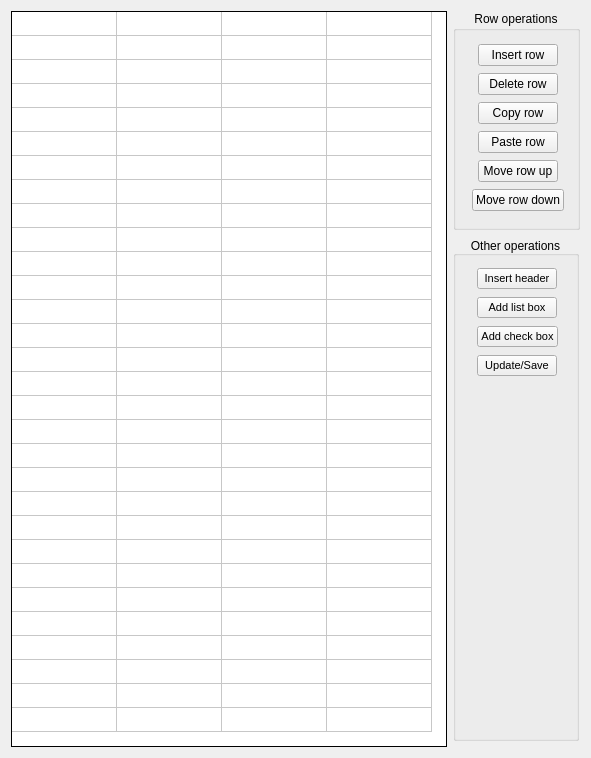
     <widget class="QWidget" name="tab_2">
      <property name="autoFillBackground">
       <bool>true</bool>
      </property>
      <attribute name="title">
       <string>Input Parameters</string>
      </attribute>
      <layout class="QGridLayout" name="gridLayout_4">
       <item row="0" column="1">
        <widget class="QGroupBox" name="groupBox_8">
         <property name="sizePolicy">
          <sizepolicy hsizetype="Fixed" vsizetype="Fixed">
           <horstretch>0</horstretch>
           <verstretch>0</verstretch>
          </sizepolicy>
         </property>
         <property name="minimumSize">
          <size>
           <width>127</width>
           <height>219</height>
          </size>
         </property>
         <property name="title">
          <string>Row operations</string>
         </property>
         <property name="alignment">
          <set>Qt::AlignHCenter|Qt::AlignTop</set>
         </property>
         <widget class="QWidget" name="layoutWidget">
          <property name="geometry">
           <rect>
            <x>6</x>
            <y>26</y>
            <width>119</width>
            <height>183</height>
           </rect>
          </property>
          <layout class="QVBoxLayout" name="verticalLayout">
           <property name="spacing">
            <number>1</number>
           </property>
           <property name="leftMargin">
            <number>1</number>
           </property>
           <property name="topMargin">
            <number>1</number>
           </property>
           <property name="rightMargin">
            <number>1</number>
           </property>
           <property name="bottomMargin">
            <number>1</number>
           </property>
           <item alignment="Qt::AlignHCenter">
            <widget class="QPushButton" name="insertRowButton">
             <property name="toolTip">
              <string>&lt;html&gt;&lt;head/&gt;&lt;body&gt;&lt;p&gt;Inserts a row above the selected row. To select a row, left-click mouse on any cell within the desired row.&lt;/p&gt;&lt;/body&gt;&lt;/html&gt;</string>
             </property>
             <property name="text">
              <string>Insert row</string>
             </property>
            </widget>
           </item>
           <item alignment="Qt::AlignHCenter">
            <widget class="QPushButton" name="deleteRowButton">
             <property name="toolTip">
              <string>&lt;html&gt;&lt;head/&gt;&lt;body&gt;&lt;p&gt;Deletes all fields linked to the selected row. To select a row, left-click mouse on any cell within the desired row.&lt;/p&gt;&lt;/body&gt;&lt;/html&gt;</string>
             </property>
             <property name="text">
              <string>Delete row</string>
             </property>
            </widget>
           </item>
           <item alignment="Qt::AlignHCenter">
            <widget class="QPushButton" name="copyRowButton">
             <property name="toolTip">
              <string>&lt;html&gt;&lt;head/&gt;&lt;body&gt;&lt;p&gt;Copies the contents of the selected row. To select a row, left-click mouse on any cell within the desired row.&lt;/p&gt;&lt;/body&gt;&lt;/html&gt;</string>
             </property>
             <property name="text">
              <string>Copy row</string>
             </property>
            </widget>
           </item>
           <item alignment="Qt::AlignHCenter">
            <widget class="QPushButton" name="pasteRowButton">
             <property name="toolTip">
              <string>&lt;html&gt;&lt;head/&gt;&lt;body&gt;&lt;p&gt;Pastes a copied row's contents within the selected row (all existing field settings will be overwritten). To select a row, left-click mouse on any cell within the desired row.&lt;/p&gt;&lt;/body&gt;&lt;/html&gt;</string>
             </property>
             <property name="text">
              <string>Paste row</string>
             </property>
            </widget>
           </item>
           <item alignment="Qt::AlignHCenter">
            <widget class="QPushButton" name="moveRowUpButton">
             <property name="toolTip">
              <string>&lt;html&gt;&lt;head/&gt;&lt;body&gt;&lt;p&gt;Shifts the selected row up by one row. To select a row, left-click mouse on any cell within the desired row.&lt;/p&gt;&lt;/body&gt;&lt;/html&gt;</string>
             </property>
             <property name="text">
              <string>Move row up</string>
             </property>
            </widget>
           </item>
           <item alignment="Qt::AlignHCenter">
            <widget class="QPushButton" name="moveRowDownButton">
             <property name="toolTip">
              <string>&lt;html&gt;&lt;head/&gt;&lt;body&gt;&lt;p&gt;Shifts the selected row down by one row. To select a row, left-click mouse on any cell within the desired row.&lt;/p&gt;&lt;/body&gt;&lt;/html&gt;</string>
             </property>
             <property name="text">
              <string>Move row down</string>
             </property>
            </widget>
           </item>
          </layout>
         </widget>
        </widget>
       </item>
       <item row="0" column="0" rowspan="3">
        <widget class="QTableWidget" name="parametersTable">
         <property name="sizePolicy">
          <sizepolicy hsizetype="Preferred" vsizetype="Preferred">
           <horstretch>0</horstretch>
           <verstretch>0</verstretch>
          </sizepolicy>
         </property>
         <property name="font">
          <font>
           <pointsize>8</pointsize>
          </font>
         </property>
         <property name="contextMenuPolicy">
          <enum>Qt::DefaultContextMenu</enum>
         </property>
         <property name="layoutDirection">
          <enum>Qt::LeftToRight</enum>
         </property>
         <property name="autoFillBackground">
          <bool>false</bool>
         </property>
         <property name="frameShape">
          <enum>QFrame::Panel</enum>
         </property>
         <property name="frameShadow">
          <enum>QFrame::Plain</enum>
         </property>
         <property name="lineWidth">
          <number>1</number>
         </property>
         <property name="sizeAdjustPolicy">
          <enum>QAbstractScrollArea::AdjustToContents</enum>
         </property>
         <property name="alternatingRowColors">
          <bool>false</bool>
         </property>
         <property name="selectionMode">
          <enum>QAbstractItemView::SingleSelection</enum>
         </property>
         <property name="selectionBehavior">
          <enum>QAbstractItemView::SelectItems</enum>
         </property>
         <property name="textElideMode">
          <enum>Qt::ElideRight</enum>
         </property>
         <property name="showGrid">
          <bool>true</bool>
         </property>
         <property name="gridStyle">
          <enum>Qt::SolidLine</enum>
         </property>
         <property name="cornerButtonEnabled">
          <bool>false</bool>
         </property>
         <property name="rowCount">
          <number>30</number>
         </property>
         <property name="columnCount">
          <number>4</number>
         </property>
         <attribute name="horizontalHeaderVisible">
          <bool>false</bool>
         </attribute>
         <attribute name="horizontalHeaderCascadingSectionResizes">
          <bool>false</bool>
         </attribute>
         <attribute name="horizontalHeaderMinimumSectionSize">
          <number>34</number>
         </attribute>
         <attribute name="horizontalHeaderDefaultSectionSize">
          <number>105</number>
         </attribute>
         <attribute name="horizontalHeaderHighlightSections">
          <bool>false</bool>
         </attribute>
         <attribute name="horizontalHeaderShowSortIndicator" stdset="0">
          <bool>false</bool>
         </attribute>
         <attribute name="verticalHeaderVisible">
          <bool>false</bool>
         </attribute>
         <attribute name="verticalHeaderMinimumSectionSize">
          <number>24</number>
         </attribute>
         <attribute name="verticalHeaderDefaultSectionSize">
          <number>24</number>
         </attribute>
         <attribute name="verticalHeaderHighlightSections">
          <bool>true</bool>
         </attribute>
         <attribute name="verticalHeaderStretchLastSection">
          <bool>false</bool>
         </attribute>
         <row/>
         <row/>
         <row/>
         <row/>
         <row/>
         <row/>
         <row/>
         <row/>
         <row/>
         <row/>
         <row/>
         <row/>
         <row/>
         <row/>
         <row/>
         <row/>
         <row/>
         <row/>
         <row/>
         <row/>
         <row/>
         <row/>
         <row/>
         <row/>
         <row/>
         <row/>
         <row/>
         <row/>
         <row/>
         <row/>
         <column>
          <property name="text">
           <string>Parameter name</string>
          </property>
          <property name="font">
           <font>
            <pointsize>8</pointsize>
            <weight>75</weight>
            <italic>true</italic>
            <bold>true</bold>
           </font>
          </property>
          <property name="textAlignment">
           <set>AlignCenter</set>
          </property>
         </column>
         <column>
          <property name="text">
           <string>Value</string>
          </property>
          <property name="font">
           <font>
            <weight>75</weight>
            <italic>true</italic>
            <bold>true</bold>
           </font>
          </property>
          <property name="textAlignment">
           <set>AlignCenter</set>
          </property>
         </column>
         <column>
          <property name="text">
           <string>Units</string>
          </property>
          <property name="font">
           <font>
            <weight>75</weight>
            <italic>true</italic>
            <bold>true</bold>
           </font>
          </property>
          <property name="textAlignment">
           <set>AlignCenter</set>
          </property>
         </column>
         <column>
          <property name="text">
           <string>Notes</string>
          </property>
          <property name="font">
           <font>
            <weight>75</weight>
            <italic>true</italic>
            <bold>true</bold>
           </font>
          </property>
          <property name="textAlignment">
           <set>AlignCenter</set>
          </property>
         </column>
        </widget>
       </item>
       <item row="1" column="1">
        <widget class="QGroupBox" name="groupBox_9">
         <property name="sizePolicy">
          <sizepolicy hsizetype="Fixed" vsizetype="MinimumExpanding">
           <horstretch>0</horstretch>
           <verstretch>0</verstretch>
          </sizepolicy>
         </property>
         <property name="minimumSize">
          <size>
           <width>126</width>
           <height>177</height>
          </size>
         </property>
         <property name="title">
          <string>Other operations</string>
         </property>
         <property name="alignment">
          <set>Qt::AlignBottom|Qt::AlignHCenter</set>
         </property>
         <widget class="QWidget" name="layoutWidget">
          <property name="geometry">
           <rect>
            <x>5</x>
            <y>26</y>
            <width>119</width>
            <height>123</height>
           </rect>
          </property>
          <layout class="QVBoxLayout" name="verticalLayout_2">
           <property name="spacing">
            <number>3</number>
           </property>
           <property name="leftMargin">
            <number>1</number>
           </property>
           <property name="topMargin">
            <number>1</number>
           </property>
           <property name="rightMargin">
            <number>1</number>
           </property>
           <property name="bottomMargin">
            <number>1</number>
           </property>
           <item alignment="Qt::AlignHCenter">
            <widget class="QPushButton" name="insertHeaderButton">
             <property name="font">
              <font>
               <pointsize>8</pointsize>
              </font>
             </property>
             <property name="toolTip">
              <string>&lt;html&gt;&lt;head/&gt;&lt;body&gt;&lt;p&gt;Inserts a header field above the selected row. To select a row, left-click mouse on any cell within the desired row.&lt;/p&gt;&lt;/body&gt;&lt;/html&gt;</string>
             </property>
             <property name="autoFillBackground">
              <bool>true</bool>
             </property>
             <property name="text">
              <string>Insert header</string>
             </property>
            </widget>
           </item>
           <item alignment="Qt::AlignHCenter">
            <widget class="QPushButton" name="insertListBoxButton">
             <property name="font">
              <font>
               <pointsize>8</pointsize>
              </font>
             </property>
             <property name="toolTip">
              <string>&lt;html&gt;&lt;head/&gt;&lt;body&gt;&lt;p&gt;Adds a combo box (list) to the parameter &lt;span style=&quot; font-weight:600;&quot;&gt;Value&lt;/span&gt; field. The&lt;span style=&quot; font-weight:600;&quot;&gt; Notes&lt;/span&gt; field is used to build the list (Format: Item 1, Item 2, Item 3).&lt;/p&gt;&lt;p&gt;Note 1: The &lt;span style=&quot; font-weight:600;&quot;&gt;Value&lt;/span&gt; field (row cell) to be updated must be selected (left-click mouse)&lt;/p&gt;&lt;p&gt;Note 2: To properly build the list, each list item must be separated by a &lt;span style=&quot; font-weight:600;&quot;&gt;comma&lt;/span&gt; followed by a &lt;span style=&quot; font-weight:600;&quot;&gt;space&lt;/span&gt;!&lt;/p&gt;&lt;/body&gt;&lt;/html&gt;</string>
             </property>
             <property name="autoFillBackground">
              <bool>true</bool>
             </property>
             <property name="text">
              <string>Add list box</string>
             </property>
            </widget>
           </item>
           <item alignment="Qt::AlignHCenter">
            <widget class="QPushButton" name="insertCheckBoxButton">
             <property name="font">
              <font>
               <pointsize>8</pointsize>
              </font>
             </property>
             <property name="toolTip">
              <string>&lt;html&gt;&lt;head/&gt;&lt;body&gt;&lt;p&gt;Adds a check box to the&lt;span style=&quot; font-weight:600;&quot;&gt; Value&lt;/span&gt; field.&lt;/p&gt;&lt;p&gt;Note: The &lt;span style=&quot; font-weight:600;&quot;&gt;Value&lt;/span&gt; field (row cell) to be updated must be selected (left-click mouse)&lt;/p&gt;&lt;/body&gt;&lt;/html&gt;</string>
             </property>
             <property name="autoFillBackground">
              <bool>true</bool>
             </property>
             <property name="text">
              <string>Add check box</string>
             </property>
            </widget>
           </item>
           <item alignment="Qt::AlignHCenter">
            <widget class="QPushButton" name="updateParametersTableButton">
             <property name="font">
              <font>
               <pointsize>8</pointsize>
              </font>
             </property>
             <property name="toolTip">
              <string>&lt;html&gt;&lt;head/&gt;&lt;body&gt;&lt;p&gt;Updates and saves any changes made to the Input Paramters table&lt;/p&gt;&lt;p&gt;Note: Any changes made will be permanently saved even if the Functional block dialog &lt;span style=&quot; font-weight:600;&quot;&gt;Cancel&lt;/span&gt; button is selected.&lt;/p&gt;&lt;/body&gt;&lt;/html&gt;</string>
             </property>
             <property name="autoFillBackground">
              <bool>true</bool>
             </property>
             <property name="text">
              <string>Update/Save</string>
             </property>
            </widget>
           </item>
          </layout>
         </widget>
        </widget>
       </item>
      </layout>
     </widget>
